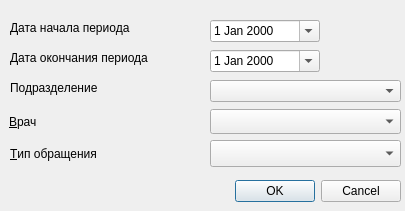
<?xml version="1.0" encoding="UTF-8"?>
<ui version="4.0">
 <class>ReportVeteransSetupDialog</class>
 <widget class="QDialog" name="ReportVeteransSetupDialog">
  <property name="geometry">
   <rect>
    <x>0</x>
    <y>0</y>
    <width>405</width>
    <height>211</height>
   </rect>
  </property>
  <property name="sizePolicy">
   <sizepolicy hsizetype="Fixed" vsizetype="Fixed">
    <horstretch>0</horstretch>
    <verstretch>0</verstretch>
   </sizepolicy>
  </property>
  <property name="windowTitle">
   <string>Параметры отчета</string>
  </property>
  <widget class="QLabel" name="label">
   <property name="geometry">
    <rect>
     <x>10</x>
     <y>20</y>
     <width>141</width>
     <height>16</height>
    </rect>
   </property>
   <property name="text">
    <string>Дата начала периода</string>
   </property>
  </widget>
  <widget class="CDateEdit" name="edtEndDate">
   <property name="geometry">
    <rect>
     <x>210</x>
     <y>50</y>
     <width>110</width>
     <height>22</height>
    </rect>
   </property>
   <property name="calendarPopup">
    <bool>true</bool>
   </property>
  </widget>
  <widget class="CDateEdit" name="edtBegDate">
   <property name="geometry">
    <rect>
     <x>210</x>
     <y>20</y>
     <width>110</width>
     <height>22</height>
    </rect>
   </property>
   <property name="calendarPopup">
    <bool>true</bool>
   </property>
  </widget>
  <widget class="QLabel" name="label_2">
   <property name="geometry">
    <rect>
     <x>10</x>
     <y>50</y>
     <width>161</width>
     <height>16</height>
    </rect>
   </property>
   <property name="text">
    <string>Дата окончания периода</string>
   </property>
  </widget>
  <widget class="QLabel" name="label_4">
   <property name="geometry">
    <rect>
     <x>10</x>
     <y>80</y>
     <width>131</width>
     <height>16</height>
    </rect>
   </property>
   <property name="text">
    <string>Подразделение</string>
   </property>
  </widget>
  <widget class="COrgStructureComboBox" name="cmbOrgStructure">
   <property name="geometry">
    <rect>
     <x>210</x>
     <y>80</y>
     <width>191</width>
     <height>22</height>
    </rect>
   </property>
  </widget>
  <widget class="QDialogButtonBox" name="buttonBox">
   <property name="geometry">
    <rect>
     <x>180</x>
     <y>180</y>
     <width>221</width>
     <height>23</height>
    </rect>
   </property>
   <property name="standardButtons">
    <set>QDialogButtonBox::Cancel|QDialogButtonBox::Ok</set>
   </property>
  </widget>
  <widget class="CPersonComboBoxEx" name="cmbPerson">
   <property name="geometry">
    <rect>
     <x>210</x>
     <y>109</y>
     <width>191</width>
     <height>25</height>
    </rect>
   </property>
  </widget>
  <widget class="QLabel" name="lblPerson">
   <property name="geometry">
    <rect>
     <x>9</x>
     <y>109</y>
     <width>197</width>
     <height>25</height>
    </rect>
   </property>
   <property name="text">
    <string>&amp;Врач</string>
   </property>
   <property name="buddy">
    <cstring>cmbPerson</cstring>
   </property>
  </widget>
  <widget class="QLabel" name="lblAge">
   <property name="geometry">
    <rect>
     <x>384</x>
     <y>612</y>
     <width>197</width>
     <height>25</height>
    </rect>
   </property>
   <property name="text">
    <string>Во&amp;зраст с</string>
   </property>
  </widget>
  <widget class="CRBComboBox" name="cmbEventType">
   <property name="geometry">
    <rect>
     <x>210</x>
     <y>140</y>
     <width>191</width>
     <height>27</height>
    </rect>
   </property>
  </widget>
  <widget class="QLabel" name="lblEventType">
   <property name="geometry">
    <rect>
     <x>10</x>
     <y>140</y>
     <width>199</width>
     <height>27</height>
    </rect>
   </property>
   <property name="text">
    <string>&amp;Тип обращения</string>
   </property>
   <property name="buddy">
    <cstring>cmbEventType</cstring>
   </property>
  </widget>
 </widget>
 <customwidgets>
  <customwidget>
   <class>CDateEdit</class>
   <extends>QDateEdit</extends>
   <header>library/DateEdit</header>
  </customwidget>
  <customwidget>
   <class>COrgStructureComboBox</class>
   <extends>QComboBox</extends>
   <header>Orgs/OrgStructComboBoxes.h</header>
  </customwidget>
  <customwidget>
   <class>CPersonComboBoxEx</class>
   <extends>QComboBox</extends>
   <header>Orgs/PersonComboBoxEx.h</header>
  </customwidget>
  <customwidget>
   <class>CRBComboBox</class>
   <extends>QComboBox</extends>
   <header>library/crbcombobox.h</header>
  </customwidget>
 </customwidgets>
 <resources/>
 <connections>
  <connection>
   <sender>buttonBox</sender>
   <signal>accepted()</signal>
   <receiver>ReportVeteransSetupDialog</receiver>
   <slot>accept()</slot>
   <hints>
    <hint type="sourcelabel">
     <x>290</x>
     <y>241</y>
    </hint>
    <hint type="destinationlabel">
     <x>203</x>
     <y>128</y>
    </hint>
   </hints>
  </connection>
  <connection>
   <sender>buttonBox</sender>
   <signal>rejected()</signal>
   <receiver>ReportVeteransSetupDialog</receiver>
   <slot>reject()</slot>
   <hints>
    <hint type="sourcelabel">
     <x>290</x>
     <y>241</y>
    </hint>
    <hint type="destinationlabel">
     <x>203</x>
     <y>128</y>
    </hint>
   </hints>
  </connection>
 </connections>
</ui>
